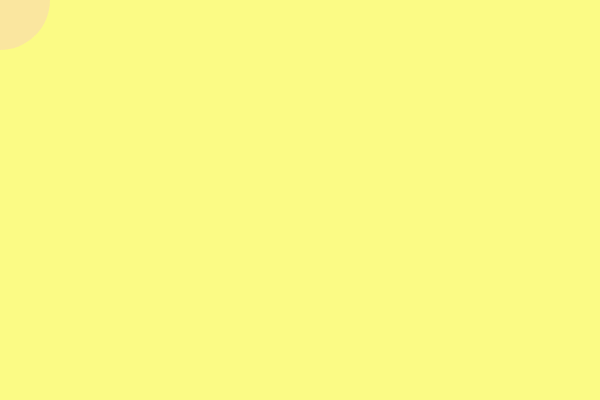
Frame 1 (no input)
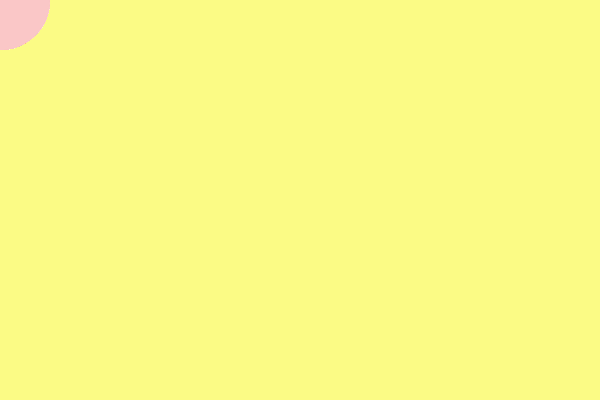
Frame 60 (no input)
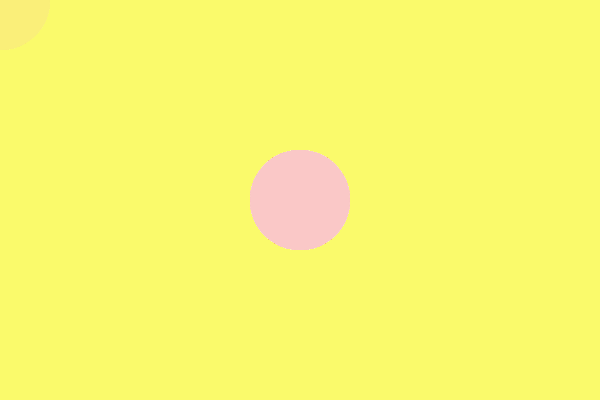
Frame 120 (the mouse pressed at the canvas centre since frame 60)

The p5.js sketch that drew these frames (run headless with seeded random() and noise() and a simulated clock; from frame 60 on, the mouse is pressed at the canvas centre):

// p5.js sketch
// ── sketch.js
function setup() {
  createCanvas(600,400);
  // background
  background(250,250,100,200);
}

function draw() {
  
  
  // ellipse
  fill(250,200,200, 100);
  noStroke();
  ellipse(mouseX,mouseY,100,100);
  
  // rectangle
  // fill(200,250,200);
  // rect(400,100,50,50);
}

function mousePressed(){
  // background
  background(250,250,100, 200);
}
